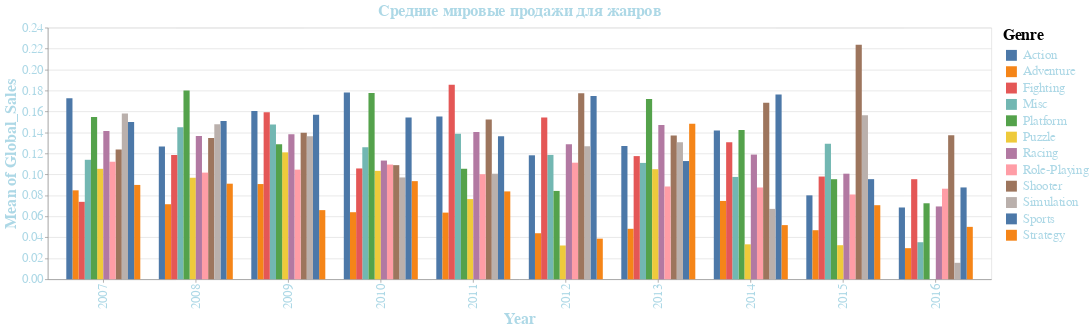

Notebook code for this chart:
### Code cell
selection_legend = alt.selection_point(fields=['Genre'], bind='legend')
alt.Axis(tickSize=5)
bar_chart = alt.Chart(year_bar, width=1500, height=400)
bar_chart.mark_bar()\
    .encode(x=alt.X('Year:O', axis=alt.Axis(labelFontSize=20, labelColor='lightblue', titleFontSize=25, titleColor='lightblue')), y=alt.Y('mean(Global_Sales)',axis=alt.Axis(labelFontSize=20, labelColor='lightblue', titleFontSize=25, titleColor='lightblue')),xOffset='Genre', color='Genre',opacity=alt.condition(selection_legend, alt.value(1), alt.value((0.05))))\
        .add_params(selection_legend)\
            .interactive()\
            .configure_legend(labelFontSize=20, titleFontSize=25, symbolSize=300, symbolStrokeWidth=10, labelFont='isocper', labelColor='lightblue')\
                .properties(title='Средние мировые продажи для жанров').configure_title(fontSize=25, color='lightblue')

### Figure 1 — Vega-Lite specification as saved in the notebook (floating-point values rounded to 4 significant figures; data arrays with more than 128 entries replaced by an {"elided": "..."} marker saying what was removed)
{"usermeta": {"embedOptions": {"theme": "powerbi"}}, "config": {"view": {"continuousWidth": 300, "continuousHeight": 300}, "legend": {"labelColor": "lightblue", "labelFont": "isocper", "labelFontSize": 20, "symbolSize": 300, "symbolStrokeWidth": 10, "titleFontSize": 25}, "title": {"color": "lightblue", "fontSize": 25}}, "data": {"name": "data-d13a5392b2e9f92b77b25841ce80d17e"}, "mark": {"type": "bar"}, "encoding": {"color": {"field": "Genre", "type": "nominal"}, "opacity": {"condition": {"param": "param_15", "value": 1}, "value": 0.05}, "x": {"axis": {"labelColor": "lightblue", "labelFontSize": 20, "titleColor": "lightblue", "titleFontSize": 25}, "field": "Year", "type": "ordinal"}, "xOffset": {"field": "Genre", "type": "nominal"}, "y": {"aggregate": "mean", "axis": {"labelColor": "lightblue", "labelFontSize": 20, "titleColor": "lightblue", "titleFontSize": 25}, "field": "Global_Sales", "type": "quantitative"}}, "height": 400, "params": [{"name": "param_15", "select": {"type": "point", "fields": ["Genre"]}, "bind": "legend"}, {"name": "param_16", "select": {"type": "interval", "encodings": ["x", "y"]}, "bind": "scales"}], "title": "Средние мировые продажи для жанров", "width": 1500, "$schema": "https://vega.github.io/schema/vega-lite/v5.15.1.json", "datasets": {"data-d13a5392b2e9f92b77b25841ce80d17e": {"elided": "6093 records"}}}
